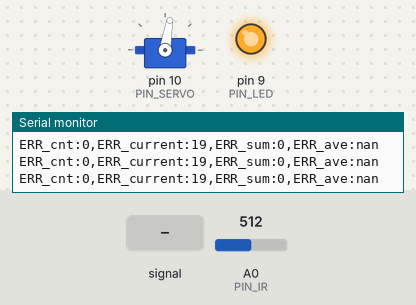
The sketch below on a simulated Arduino Uno, built with avr-gcc and run on an emulated ATmega328P. Parts: servo, output pins drawn as LEDs (lit = HIGH), the last lines printed to the serial monitor. The test bench sets the inputs (shaded band); at power-on: A0 (PIN_IR) = 512.

Above: at 1.2 s.
1.3 s: A0 (PIN_IR) fed a 200 Hz sine of ±81 counts around its level
At 1.66 s:
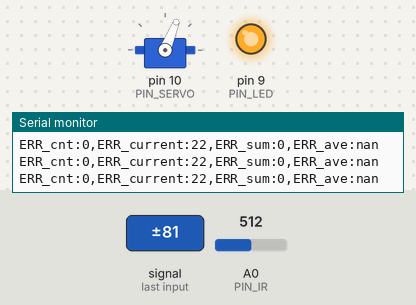
4.3 s: A0 (PIN_IR) set to 716
At 5.5 s:
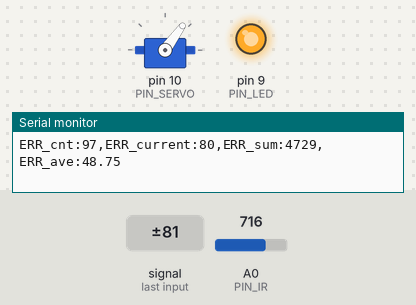
5.8 s: A0 (PIN_IR) set to 306
At 7.4 s:
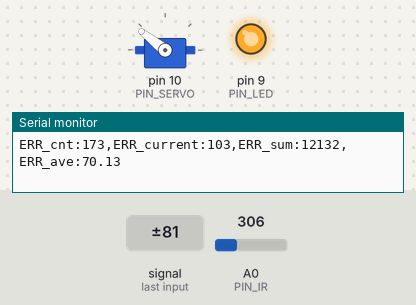
7.7 s: A0 (PIN_IR) fed a 1000 Hz sine of ±255 counts around its level
10.7 s: A0 (PIN_IR) set to 511
Timing chart, 0 to 13.5 s (numbered marks = the images above; inputs shaded):
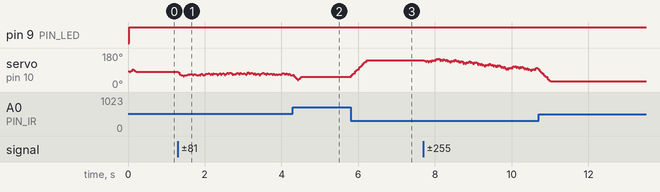

The sketch:

28_PID.ino
```cpp
#include <Servo.h>

// Arduino pin assignment
#define PIN_LED   9
#define PIN_SERVO 10
#define PIN_IR    A0

// Event interval parameters
#define _INTERVAL_DIST    25    // distance sensor interval (unit: ms)
#define _ITERM_MAX 60
#define _ITERM_MIN -80
//////////////// DO NOT modify below section!! //////////////////////////
#define _INTERVAL_SERVO   20     // servo interval (unit: ms)
#define _INTERVAL_SERIAL  100    // serial interval (unit: ms)
#define _INTERVAL_MOVE    10000  // Target move interval (unit: ms)
/////////////////////////////////////////////////////////////////////////

// EMA filter configuration for the IR distance sensor
#define _EMA_ALPHA 0.7    // EMA weight of new sample (range: 0 to 1)
                          // Setting EMA to 1 effectively disables EMA filter

// Servo adjustment - Set _DUTY_MAX, _NEU, _MIN with your own numbers
#define _DUTY_MAX 2133 // 2000
#define _DUTY_NEU 1400 // 1450
#define _DUTY_MIN 850 // 1000

#define _SERVO_ANGLE_DIFF  60  // Replace with |D - E| degree
#define _SERVO_SPEED       100  // servo speed

// PID parameters
#define _KP 4.2     // proportional gain
#define _KD 230   // derivative gain
#define _KI 5   // integral gain

// global variables

Servo myservo;      // Servo instance
float dist_ema;     // filtered distance

// Event periods
unsigned long last_sampling_time_dist, last_sampling_time_servo, last_sampling_time_serial; // unit: ms
bool event_dist, event_servo, event_serial; // event triggered?

//////////////// DO NOT modify below section!! /////////////////////////
unsigned long error_sum, error_cnt, toggle_cnt;
unsigned long last_sampling_time_move; // unit: msec
float dist_target = 55;

#define _TIME_TO_STABILIZE  3000  // time to control
#define _ERROR_ALLOWED      3     // allowable error (unit: mm)
////////////////////////////////////////////////////////////////////////

// Servo speed control
int duty_chg_per_interval;     // maximum duty difference per interval

// Servo position
int duty_target, duty_current;

// PID variables
int error_current, error_prev;
float pterm, dterm, iterm;

void setup() {
  // initialize GPIO pins
  pinMode(PIN_LED,OUTPUT);

  myservo.attach(PIN_SERVO);
  duty_target = duty_current = _DUTY_NEU;
  myservo.writeMicroseconds(duty_current);

  // convert angle speed into duty change per interval
  duty_chg_per_interval =
    (float)(_DUTY_MAX - _DUTY_MIN) * ((float)_SERVO_SPEED / _SERVO_ANGLE_DIFF) * (_INTERVAL_SERVO / 1000.0);

  // initialize serial port
  Serial.begin(1000000);
}

void loop() {
  unsigned long time_current = millis();

  // wait until next event time
  if (time_current >= (last_sampling_time_dist + _INTERVAL_DIST)) {
    last_sampling_time_dist += _INTERVAL_DIST;
    event_dist = true;
  }
  if (time_current >= (last_sampling_time_servo + _INTERVAL_SERVO)) {
    last_sampling_time_servo += _INTERVAL_SERVO;
    event_servo = true;
  }
  if (time_current >= (last_sampling_time_serial + _INTERVAL_SERIAL)) {
    last_sampling_time_serial += _INTERVAL_SERIAL;
    event_serial = true;
  }

//////////////// DO NOT modify below section!! /////////////////////////
  if (time_current >= (last_sampling_time_move + _INTERVAL_MOVE)) {
        last_sampling_time_move += _INTERVAL_MOVE;
        dist_target = 310 - dist_target;
        if (++toggle_cnt == 5) {
          Serial.println("--------------------------------------------------");
          Serial.print("ERR_cnt:");
          Serial.print(error_cnt);
          Serial.print(",ERR_sum:");
          Serial.print(error_sum);
          Serial.print(",ERR_ave:");
          Serial.println(error_sum / (float) error_cnt);
          exit(0);
        }
  }
////////////////////////////////////////////////////////////////////////

  if (event_dist) {
    float dist_filtered; // unit: mm
    int control;

    event_dist = false;

    // get a distance reading from the distance sensor
    dist_filtered = volt_to_distance(ir_sensor_filtered(100, 0.5, 0));
    dist_ema = _EMA_ALPHA * dist_filtered + (1.0 - _EMA_ALPHA) * dist_ema;

    // PID control logic
    error_current = dist_ema - dist_target;
    float error_current_ = dist_target - dist_ema;

//////////////// DO NOT modify below section!! /////////////////////////
    if (time_current >= last_sampling_time_move + _TIME_TO_STABILIZE) {
      error_cnt++;
      if (abs(error_current) > _ERROR_ALLOWED) {
        error_sum += abs(error_current);
      }
    }
    if (abs(error_current) <= _ERROR_ALLOWED) {
      digitalWrite(PIN_LED, 0);
    } else {
      digitalWrite(PIN_LED, 1);
    }
////////////////////////////////////////////////////////////////////////

    if(error_current < 0){
      pterm = _KP * error_current;
    }
    if(error_current > 0){
      pterm = 1 * _KP * error_current;
      }
    if(error_current < 0){
      dterm = 1  * _KD * (-error_current_ - error_prev);
    }
    if(error_current > 0){
      dterm = 1 * _KD * (-error_current_ - error_prev);
      }
    iterm += _KI * error_current;

    if(abs(iterm) > _ITERM_MAX){
      iterm = 0;
      }
     if(iterm > _ITERM_MAX){
      iterm = _ITERM_MAX;
     }
     if(iterm < -_ITERM_MIN){
      iterm = -_ITERM_MIN;
     }

    control = pterm + dterm + iterm;
    error_prev = error_current;

    duty_target = _DUTY_NEU + control;

    // Limit duty_target within the range of [_DUTY_MIN, _DUTY_MAX]
    if (duty_target < _DUTY_MIN)
      duty_target = _DUTY_MIN; // lower limit
    if (duty_target > _DUTY_MAX)
      duty_target = _DUTY_MAX; // upper limit
  }

  if (event_servo) {
    event_servo = false;

    // adjust duty_current toward duty_target by duty_chg_per_interval
    if (duty_target > duty_current) {
      duty_current += duty_chg_per_interval;
      if (duty_current > duty_target)
        duty_current = duty_target;
    } else {
      duty_current -= duty_chg_per_interval;
      if (duty_current < duty_target)
        duty_current = duty_target;
    }

    // update servo position
    myservo.writeMicroseconds(duty_current);
  }

  if (event_serial) {
    event_serial = false;

    if (0) { // use for debugging with serial plotter
      Serial.print("MIN:0,MAX:310,TARGET:"); Serial.print(dist_target);
      Serial.print(",DIST:");                Serial.print(dist_ema);
      Serial.print(",ERR_ave(10X):");        Serial.println(error_sum / (float) error_cnt * 10);
    }

    if (0) { // use for debugging with serial monitor
      Serial.print("MIN:0,MAX:310,TARGET:"); Serial.print(dist_target);
      Serial.print(",DIST:");    Serial.print(dist_ema);
      Serial.print(",pterm:");   Serial.print(pterm);
      Serial.print(",dterm:");   Serial.print(dterm);
      Serial.print(",iterm:");   Serial.print(iterm);
      Serial.print(",ERR_cnt:"); Serial.print(error_cnt);
      Serial.print(",ERR_sum:"); Serial.print(error_sum);

      Serial.print(",ERR_current:"); Serial.print(abs(error_current));
      Serial.print(",ERR_ave:"); Serial.println(error_sum / (float) error_cnt);
    }

    if (1) { // use for evaluation
      Serial.print("ERR_cnt:");
      Serial.print(error_cnt);
      Serial.print(",ERR_current:");
      Serial.print(abs(error_current));
      Serial.print(",ERR_sum:");
      Serial.print(error_sum);
      Serial.print(",ERR_ave:");
      Serial.println(error_sum / (float) error_cnt);
    }
  }
}

float volt_to_distance(int a_value)
{
  // Replace next line into your own equation
  // return (6762.0 / (a_value - 9) - 4.0) * 10.0;
  return 699 + (-2.81 * a_value) + (4.08 * pow(a_value,2) * pow(10,-3)) + (-2.19 * pow(10,-6) * pow(a_value,3));
}

int compare(const void *a, const void *b) {
  return (*(unsigned int *)a - *(unsigned int *)b);
}

unsigned int ir_sensor_filtered(unsigned int n, float position, int verbose)
{
  // Eliminate spiky noise of an IR distance sensor by repeating measurement and taking a middle value
  // n: number of measurement repetition
  // position: the percentile of the sample to be taken (0.0 <= position <= 1.0)
  // verbose: 0 - normal operation, 1 - observing the internal procedures, and 2 - calculating elapsed time.
  // Example 1: ir_sensor_filtered(n, 0.5, 0) => return the median value among the n measured samples.
  // Example 2: ir_sensor_filtered(n, 0.0, 0) => return the smallest value among the n measured samples.
  // Example 3: ir_sensor_filtered(n, 1.0, 0) => return the largest value among the n measured samples.

  // The output of Sharp infrared sensor includes lots of spiky noise.
  // To eliminate such a spike, ir_sensor_filtered() performs the following two steps:
  // Step 1. Repeat measurement n times and collect n * position smallest samples, where 0 <= postion <= 1.
  // Step 2. Return the position'th sample after sorting the collected samples.

  // returns 0, if any error occurs

  unsigned int *ir_val, ret_val;
  unsigned int start_time;

  if (verbose >= 2)
    start_time = millis();

  if ((n == 0) || (n > 100) || (position < 0.0) || (position > 1))
    return 0;

  if (position == 1.0)
    position = 0.999;

  if (verbose == 1) {
    Serial.print("n: "); Serial.print(n);
    Serial.print(", position: "); Serial.print(position);
    Serial.print(", ret_idx: ");  Serial.println((unsigned int)(n * position));
  }

  ir_val = (unsigned int *)malloc(sizeof(unsigned int) * n);
  if (ir_val == NULL)
    return 0;

  if (verbose == 1)
    Serial.print("IR:");

  for (int i = 0; i < n; i++) {
    ir_val[i] = analogRead(PIN_IR);
    if (verbose == 1) {
        Serial.print(" ");
        Serial.print(ir_val[i]);
    }
  }

  if (verbose == 1)
    Serial.print  ("  => ");

  qsort(ir_val, n, sizeof(unsigned int), compare);
  ret_val = ir_val[(unsigned int)(n * position)];

  if (verbose == 1) {
    for (int i = 0; i < n; i++) {
        Serial.print(" ");
        Serial.print(ir_val[i]);
    }
    Serial.print(" :: ");
    Serial.println(ret_val);
  }
  free(ir_val);

  if (verbose >= 2) {
    Serial.print("Elapsed time: "); Serial.print(millis() - start_time); Serial.println("ms");
  }

  return ret_val;
}
```

Measured:
- after the input at 5.8 s, servo on pin 10 (PIN_SERVO): moves from 54° to 142° over 0.40 s, starting at once
